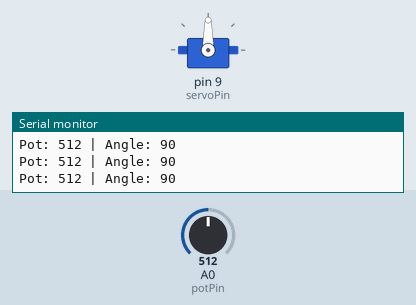
Recording of a sketch running on a simulated Arduino Uno, built with avr-gcc and run on an emulated ATmega328P. Shown: servo, the last lines printed to the serial monitor. The inputs (shaded band) are chosen by the test bench; at power-on: A0 (potPin) = 512.

Above: at 1.2 s.
1.3 s: A0 (potPin) set to 716
At 1.6 s:
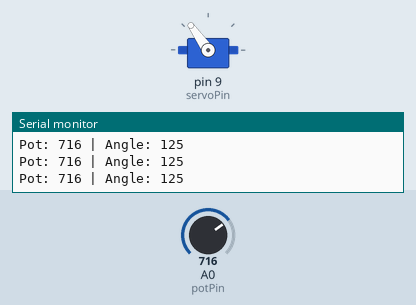
2.8 s: A0 (potPin) set to 900
At 4.0 s:
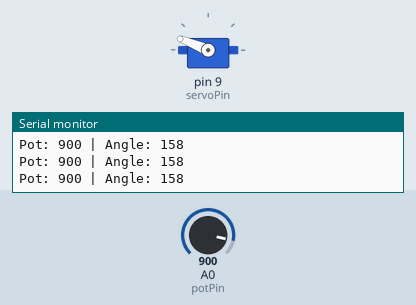
4.3 s: A0 (potPin) set to 992
At 5.1 s:
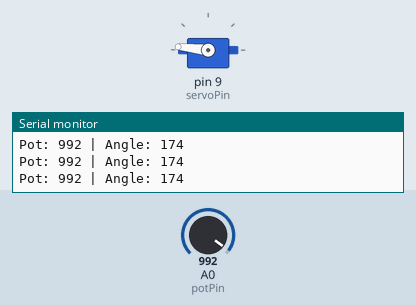
5.8 s: A0 (potPin) set to 1013
At 6.6 s:
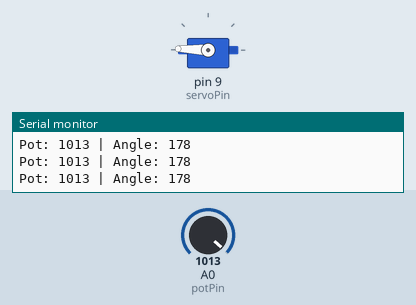
7.3 s: A0 (potPin) set to 1023
At 7.7 s:
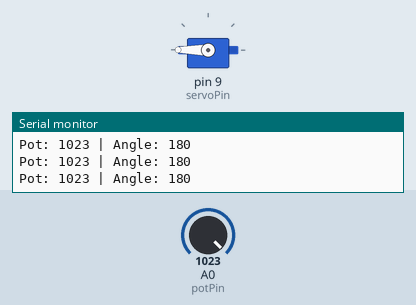
8.8 s: A0 (potPin) set to 306
At 9.9 s:
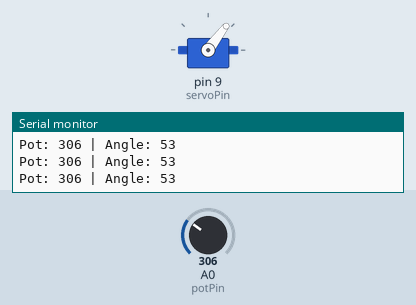
Timing chart, 0 to 11.3 s (numbered marks = the images above; inputs shaded):
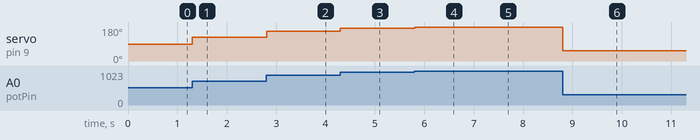

The sketch:

servo_test.ino
```cpp
#include <Servo.h>

Servo myServo;

int potPin = A0;
int servoPin = 9;

void setup() {
  myServo.attach(servoPin);
  Serial.begin(115200);
}

void loop() {
  int potValue = analogRead(potPin); // 0–1023

  // Map to servo angle
  int angle = map(potValue, 0, 1023, 0, 180);

  myServo.write(angle);

  Serial.print("Pot: ");
  Serial.print(potValue);
  Serial.print(" | Angle: ");
  Serial.println(angle);

  delay(15);
}
```

Measured:
- after the input at 1.3 s, servo on pin 9 (servoPin): 90° → 125° at once
- after the input at 2.8 s, servo on pin 9 (servoPin): 125° → 158° at once
- after the input at 4.3 s, servo on pin 9 (servoPin): 158° → 174° at once
- after the input at 5.8 s, servo on pin 9 (servoPin): 174° → 178° at once
- after the input at 7.3 s, servo on pin 9 (servoPin): 178° → 180° at once
- after the input at 8.8 s, servo on pin 9 (servoPin): 180° → 53° at once
